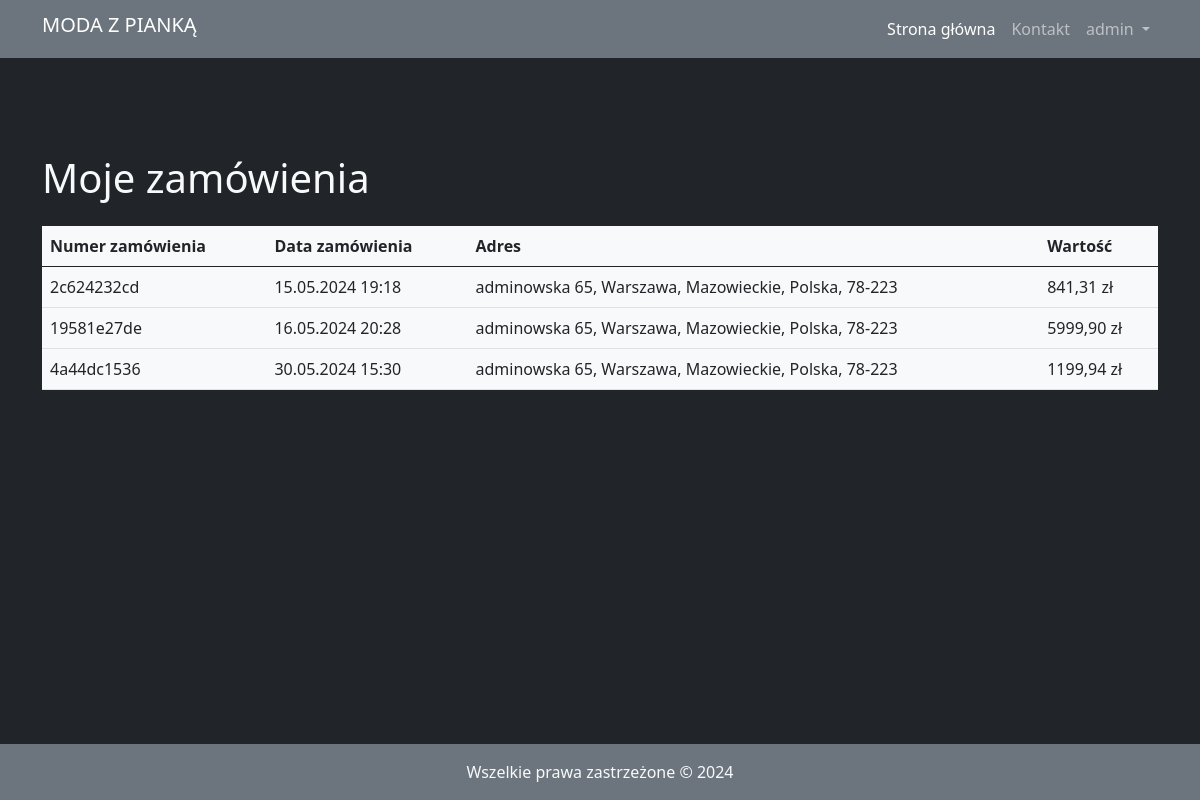
Page /my_orders (signed in) on the committed database.
### order/models.py (models this page shows)
class Order(models.Model):
	user = models.ForeignKey(User, on_delete=models.CASCADE, null=True, blank=True)
	full_name = models.CharField(max_length=250)
	email = models.EmailField(max_length=250)
	shipping_address = models.TextField(max_length=1500)
	amount_paid = models.DecimalField(max_digits=7, decimal_places=2)
	date_ordered = models.DateTimeField(auto_now_add=True)
	def __str__(self):
		return hashlib.sha256(str(self.id).encode()).hexdigest()[:10]

### order/views.py (the view)
# urls.py: path('my_orders', MyOrdersPage.as_view(), name='my_orders'),
class MyOrdersPage(View):
    template_name = 'my_orders.html'
    def get(self, request, *args, **kwargs):
        if not request.user.is_authenticated:
            return redirect(f"{reverse('login')}?next={reverse('order:my_orders')}")
        orders = Order.objects.filter(user=request.user)
        content = {
            'orders': orders
        }
        return render(request, self.template_name, content)

### shop/cart.py (called while the page is built)
    def __len__(self):
        return len(self.cart)

### shop/context_processors.py (called while the page is built)
def cart(request):
	return {'cart': Cart(request)}

### order/templates/my_orders.html (shortened to what this page needs)
{% extends "base.html" %}
{% load static %}
{% load crispy_forms_tags %}
{% block content %}
    <div class="container mt-5">
        <h1>Moje zamówienia</h1>
        <table class="table mt-4 table-hover text-dark bg-light">
            <thead>
            <tr>
                <th>Numer zamówienia</th>
                <th>Data zamówienia</th>
                <th>Adres</th>
                <th>Wartość</th>
            </tr>
            </thead>
            <tbody>
            {% for order in orders %}
                <tr>
                    <td>{{ order }}</td>
                    <td>{{ order.date_ordered|date:"d.m.Y H:i" }}</td>
                    <td>{{ order.shipping_address }}</td>
                    <td>{{ order.amount_paid }} zł</td>
                </tr>
            {% empty %}
                <tr>
                    <td colspan="5">Brak zamówień</td>
                </tr>
            {% endfor %}
            </tbody>
        </table>
    </div>
{% endblock %}

### templates/base.html (shortened to what this page needs)
{% load static %}
<!DOCTYPE html>
<html lang="en">
<head>
    <link rel="stylesheet" href="{% static 'css/bootstrap.min.css' %}">
    <link rel="stylesheet" href="https://cdn.jsdelivr.net/npm/bootstrap-icons@1.5.0/font/bootstrap-icons.css">
</head>
<body class="bg-dark text-light d-flex flex-column min-vh-100">
    <nav class="navbar  navbar-expand-lg navbar-dark bg-secondary mb-5">
        <div class="container">
            <a title="Shop" class="navbar-brand h1" href="/">
                MODA Z PIANKĄ
            </a>
            <div class="collapse navbar-collapse" id="navbarSupportedContent">
                <ul class="navbar-nav ms-auto mb-2 mb-lg-0">
                    <li class="nav-item">
                        <a class="nav-link active" data-test="nav-home" aria-current="page" href="/">Strona główna</a>
                    </li>
                    <li class="nav-item">
                        <a class="nav-link" data-test="nav-contact" href="{% url 'shop:contact' %}">Kontakt</a>
                    </li>
                    {% if user.username == '' %}
                    <li class="nav-item">
                        <a class="nav-link" data-test="nav-sign-in" href="/login">Zaloguj się</a>
                    </li>
                    {% elif user.username == 'admin' %}
                    <li class="nav-item dropdown">
                        <a class="nav-link dropdown-toggle" href="#" data-test="nav-menu" id="menu" role="button"
                            data-bs-toggle="dropdown"
                            aria-expanded="false">
                            {{ user.username }}
                        </a>
                    </li>
                    {% endif %}
                </ul>
            </div>
        </div>
    </nav>
    {% block content %}{% endblock %}
    <footer class="bg-secondary text-light text-center p-3 mt-auto">
        <div class="container">
            <p class="m-0">Wszelkie prawa zastrzeżone © 2024</p>
        </div>
    </footer>
</body>
</html>

### rows in the picture
Order: id "2c624232cd", date_ordered "15.05.2024 19:18", shipping_address "adminowska 65, Warszawa, Mazowieckie, Polska, 78-223", amount_paid "841,31"
Order: id "19581e27de", date_ordered "16.05.2024 20:28", shipping_address "adminowska 65, Warszawa, Mazowieckie, Polska, 78-223", amount_paid "5999,90"
Order: id "4a44dc1536", date_ordered "30.05.2024 15:30", shipping_address "adminowska 65, Warszawa, Mazowieckie, Polska, 78-223", amount_paid "1199,94"

### other values in the picture
{{ user.username }} "admin"
